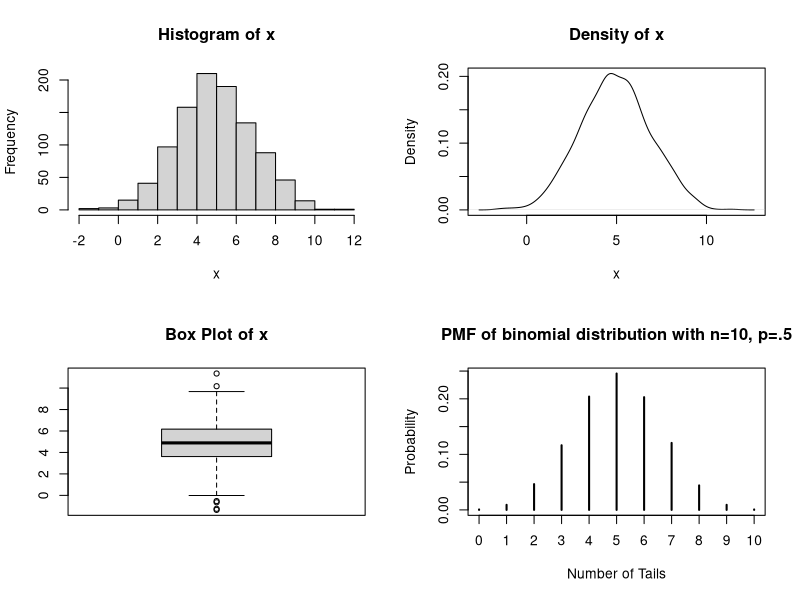
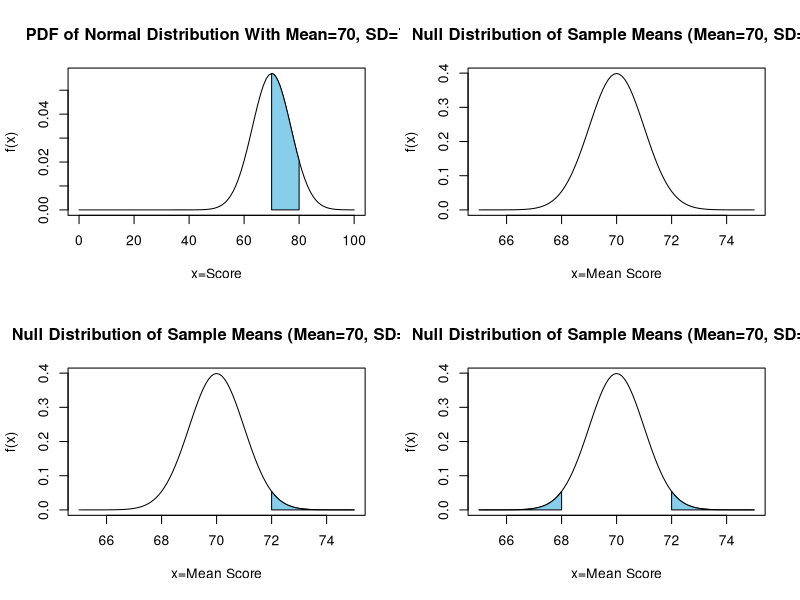
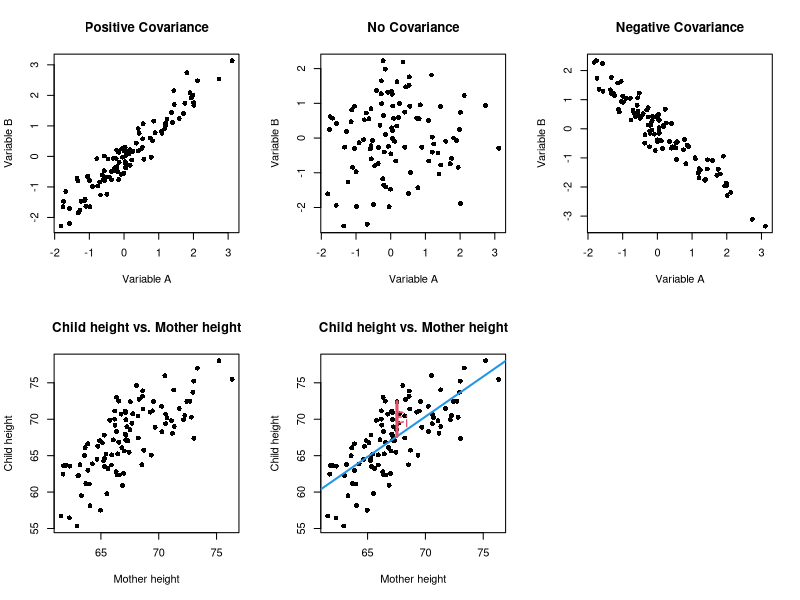

Recreate these plots in R, in order.
## ---- chunk 1
knitr::opts_chunk$set(echo = TRUE)
## ---- chunk 2
set.seed(101)
x <- rnorm(1000,5,2)
par(mfrow=c(2,2))
hist(x, main="Histogram of x", xlab="x")
plot(density(x),main="Density of x", xlab="x")
boxplot(x, main="Box Plot of x")
## ---- chunk 3
binom <- rbinom(10000,10,.5)
plot(table(binom)/length(binom), ylab="Probability", xlab="Number of Tails", 
       main="PMF of binomial distribution with n=10, p=.5")
## ---- chunk 4
coord.x <- c(70,seq(70,80,0.01),80)
coord.y <- c(0,dnorm(seq(70,80,0.01),70,7),0)
curve(dnorm(x,70,7), xlim=c(0,100), main='PDF of Normal Distribution With Mean=70, SD=7',
      ylab="f(x)", xlab="x=Score")
polygon(coord.x,coord.y,col='skyblue')
## ---- chunk 5
curve(dnorm(x,70,1), xlim=c(65,75), main='Null Distribution of Sample Means (Mean=70, SD=1)',
      ylab="f(x)", xlab="x=Mean Score")
## ---- chunk 6
coord.x <- c(72,seq(72,75,0.01),75)
coord.y <- c(0,dnorm(seq(72,75,0.01),70,1),0)
curve(dnorm(x,70,1), xlim=c(65,75), main='Null Distribution of Sample Means (Mean=70, SD=1)',
      ylab="f(x)", xlab="x=Mean Score")
polygon(coord.x,coord.y,col='skyblue')
## ---- chunk 7
coord.x <- c(72,seq(72,75,0.01),75)
coord.y <- c(0,dnorm(seq(72,75,0.01),70,1),0)
coord.x2 <- c(65,seq(65,68,0.01),68)
coord.y2 <- c(0,dnorm(seq(65,68,0.01),70,1),0)
curve(dnorm(x,70,1), xlim=c(65,75), main='Null Distribution of Sample Means (Mean=70, SD=1)',
      ylab="f(x)", xlab="x=Mean Score")
polygon(coord.x,coord.y,col='skyblue')
polygon(coord.x2,coord.y2,col='skyblue')
## ---- chunk 8
dat <- data.frame(Starbucks=c(2.75,2.85,3.10,2.90,3.15,3.50),
                  DunkinDonuts=c(2.40,2.80,3.25,2.60,2.90,3.75))
rownames(dat) <- c("Small Hot Coffee", "Medium Hot Coffee", "Large Hot Coffee",
                   "Small Cold Coffee", "Medium Cold Coffee", "Large Cold Coffee")
colnames(dat) <- c("Starbucks Price", "DD Price")
knitr::kable(dat)
## ---- chunk 9
dat$PriceDiff <- dat$`Starbucks Price`-dat$`DD Price`
colnames(dat) <- c("Starbucks Price", "DD Price", "Price Difference")
knitr::kable(dat)
## ---- chunk 10
set.seed(102)
x<- rnorm(100)
y<- rnorm(100)
z <- x+rnorm(100,0,.4)
w <- -x+rnorm(100,0,.4)
par(mfrow=c(2,3))
plot(x,z, pch=16, main="Positive Covariance", xlab="Variable A", ylab="Variable B")
plot(x,y, pch=16, main="No Covariance", xlab="Variable A", ylab="Variable B")
plot(x,w, pch=16, main="Negative Covariance", xlab="Variable A", ylab="Variable B")
## ---- chunk 11
set.seed(102)
x<- rnorm(100, 67,3)
z <- x+rnorm(100,0,3)
plot(x,z, pch=16, main="Child height vs. Mother height", xlab="Mother height", ylab="Child height")

## ---- chunk 12
plot(x,z, pch=16, main="Child height vs. Mother height", xlab="Mother height", ylab="Child height")
data <- data.frame(X=x,Z=z)
lm1 <- lm(Z~X, data=data)
abline(summary(lm1)$coef[1,1],summary(lm1)$coef[2,1],col=4,lwd=2)
segments(x[1], z[1], x[1], predict(lm1)[1], col = 2, lwd=3)
text(67.9,70,expression(epsilon[i]),cex=2,col=2)
